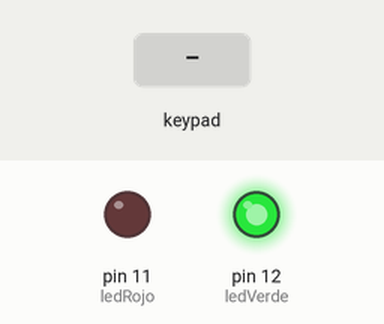
Bench run of a sketch on a simulated Arduino Uno, built with avr-gcc and run on an emulated ATmega328P. Parts: output pins drawn as LEDs (lit = HIGH). The test bench sets the inputs (shaded band).

Above: at 1.2 s.
1.3 s: key 'A' pressed
At 2.0 s:
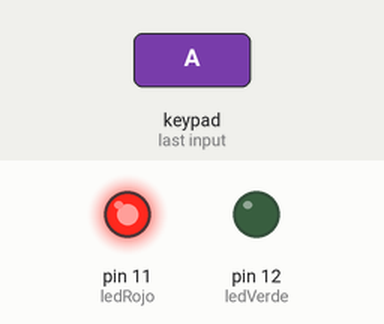
Timing chart, 0 to 7.8 s (numbered marks = the images above; inputs shaded):
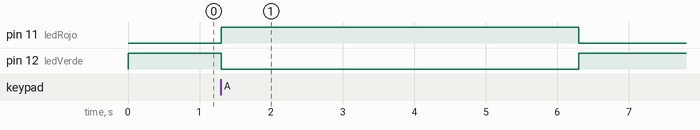

Measured:
- after the input at 1.3 s, pin 11 (ledRojo): LOW → HIGH at once, → LOW 5.0 s later; pin 12 (ledVerde): HIGH → LOW at once, → HIGH 5.0 s later

The sketch:

cerrar2.2.ino
```cpp
//AUTORES:
//Martin Beltran Diaz UO276244
//Stelian Adrian Stanci UO277653
//Laura Pernía Blanco UO276264

#include <Keypad.h>

int ledRojo = 11;
int ledVerde = 12;

const byte nfilas = 4;
const byte ncolumnas = 4;
char teclas[nfilas][ncolumnas] = {
{'1','2','3','A'},
{'4','5','6','B'},
{'7','8','9','C'},
{'*','0','#','D'}
};

//3.-
byte pfilas[nfilas] = {2,3,4,5}; // Filas
byte pcolumnas[ncolumnas] = {A0,A1,A2,A3}; //Columnas
//4.-
Keypad teclado = Keypad(makeKeymap(teclas), pfilas, pcolumnas,
nfilas, ncolumnas);

void setup() {
  Serial.begin(9600);
  pinMode(ledRojo, OUTPUT);
  pinMode(ledVerde, OUTPUT);

  digitalWrite(ledVerde,HIGH);
}

void loop() {
  char key = teclado.getKey();

  if(key == 'A'){
  abrirPuerta();

  //Pasan 5 segundos
  int initTime = millis();
  while (millis()-initTime < 5000){

    if(teclado.getKey() == 'C'){
      break;
    }
  }

  }
  cerrarPuerta();
}

void abrirPuerta(){
  digitalWrite(ledRojo, HIGH);
  digitalWrite(ledVerde,LOW);
}

void cerrarPuerta(){
  digitalWrite(ledRojo, LOW);
  digitalWrite(ledVerde,HIGH);
}
```
